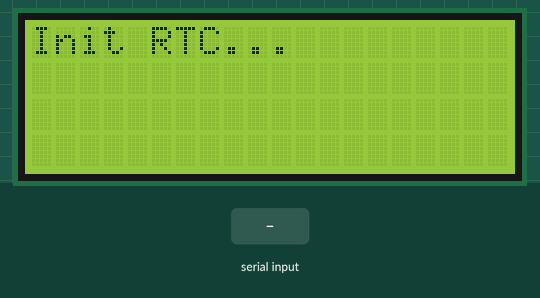
Recording of a sketch running on a simulated Arduino Uno, built with avr-gcc and run on an emulated ATmega328P. Parts: 20×4 character LCD. The inputs (shaded band) are chosen by the test bench. The local clock reads 2024-03-15 10:24:30 at power-on unless the sketch sets it; storage starts empty; the modem accepts every AT command (registered, SIM ready, sends succeed) and sends nothing else; what the sketch prints to the serial monitor is not drawn.

Above: at 3.2 s.
At 9.2 s:
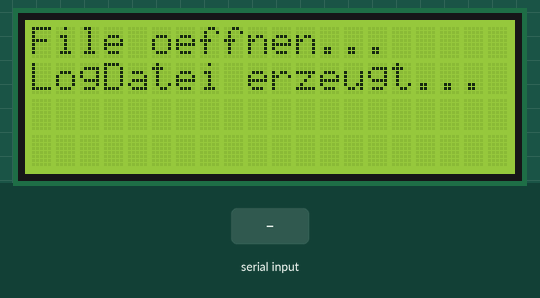
14.5 s: "A\n" received over the second serial link
At 14.8 s:
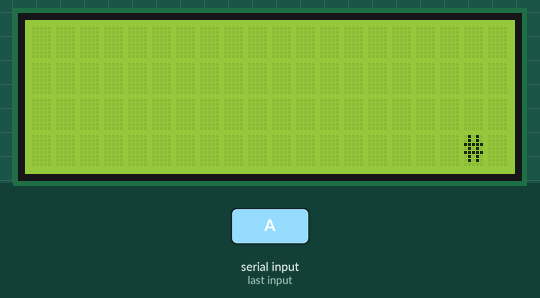
16.0 s: "D\n" received over the second serial link
17.5 s: "E\n" received over the second serial link
At 18.3 s:
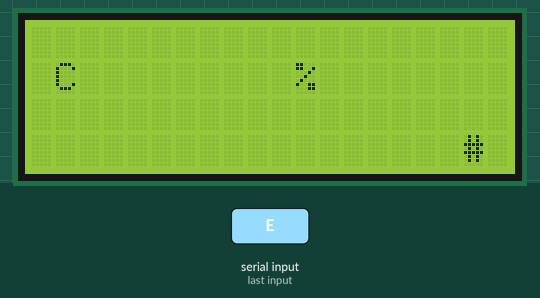
19.0 s: "F\n" received over the second serial link
20.5 s: "G\n" received over the second serial link
At 21.9 s:
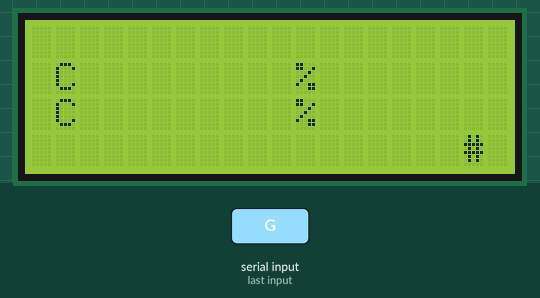
23.5 s: "H\n" received over the second serial link
At 24.1 s:
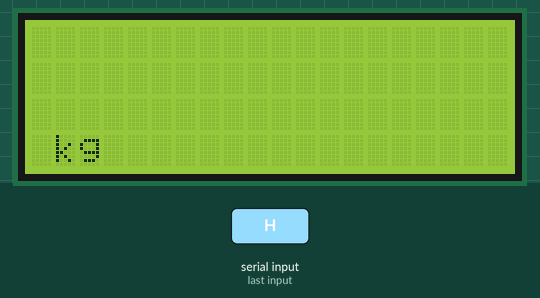
Timing chart, 0 to 26.5 s (numbered marks = the images above; inputs shaded):
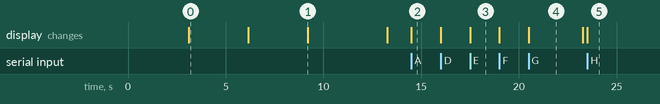

The sketch:

BeeLogger_Master_V3.ino
```cpp
/* BEE - LOGGER Mastermodul
   Arduino UNO mit Wireless Communication  HC-12
   Anzeige Display 4x20
   Echtzeituhr

   Version 2.0:     14.10.2020
    Sendeaufforderung jede Stunde (dzt 10sec) durch Senden von Stocknummer
    dzt. nur #1
    Daten über erstes Zeichen identifiziert
    Datenspeicherung auf SD-Karte
    Alarm bei deutlichem Gewichtsverlust -> Schwarm
*/
#include <Wire.h>
#include <LiquidCrystal_I2C.h>
LiquidCrystal_I2C lcd(0x27, 2, 1, 0, 4, 5, 6, 7, 3, POSITIVE); // Set the LCD I2C address
#include <SoftwareSerial.h>
//#define rxPin 5
//#define txPin 4
SoftwareSerial HC12(4, 5); // HC-12 TX Pin, HC-12 RX Pin
#include <RTClib.h>
#include <SPI.h> // SPI für SD Card
#include <SD.h> //
const String LogFileName = "Daten.csv";
const int chipSelect = 10; // Für Datenlogger Modul am Arduino Uno so lassen
RTC_DS1307 rtc;
//rtc.adjust(DateTime(2020,16,10,14,39,00));

#define TasterPin 8

char SerialBytein;
char HC12Bytein;
String HC12ReadBuffer = "";
String SerialReadBuffer = "";
String Stocknummer = "";
String Datum = "";
String Zeit = "";
String hum_out = "";
String tmp_out = "";
String hum_in = "";
String tmp_in = "";
String Gewicht = "";
String Batt = "";
String kennung = "";
String rest = "";


boolean HC12End = false;
int laenge;
int fall = 0;
unsigned long Millis;
unsigned long Millis_alt;
unsigned long Millis_alt_senden;
unsigned long time_dif;
unsigned long intervall = 10000;  // 30 sek
//************************************************************
void setup() {
  Serial.begin(9600);             // Serial port to computer
  lcd.begin(20, 4);
  lcd.clear();
  lcd.setBacklight(LOW);
  lcd.setBacklight(HIGH);
  lcd.setCursor(0, 0);
  lcd.print(F("Init SD-Card..."));
  //if (!SD.begin(chipSelect)){lcd.setCursor(0,1);lcd.print("fehlgeschlagen!");while (1);}
  lcd.setCursor(0, 1); lcd.print(F("war erfolgreich!"));
  delay(3000);

  lcd.clear();
  lcd.setCursor(0, 0);
  lcd.print(F("Init RTC..."));
  if (! rtc.begin()) {
    lcd.setCursor(0, 1);
    lcd.print(F("RTC nicht gefunden!"));
    while (1);
  }
  //rtc.adjust(DateTime(2020,10,16,18,46,00)); //ACHTUNG: Nur zum Setzten der RTC
  delay(3000);

  lcd.clear();
  lcd.setCursor(0, 0);
  lcd.print(F("Abfrage RTC..."));
  if (! rtc.isrunning()) {
    lcd.setCursor(0, 1); lcd.print(F("RTC laeuft nicht!  "));
    lcd.setCursor(0, 2); lcd.print(F("Bitte initalisieren"));
    while (1);
  }
  lcd.setCursor(0, 1); lcd.print(F("RTC funktionsbereit"));
  delay(3000);

  if (!(SD.exists(LogFileName))) {
    lcd.clear();
    lcd.setCursor(0, 0);
    lcd.print(F("File oeffnen..."));
    File LogFilePtr = SD.open(LogFileName, FILE_WRITE); // Datei zum Schreiben öffnen
    if (LogFilePtr) { // Wenn Datei zum schreiben bereit ist, schreibe Kopfzeile
      LogFilePtr.println(F("Tag;Monat;Jahr;Std;Min;"));//Stock;temp_out;hum_out;temp_in;hum_in;Gewicht;Batt;");
      //LogFilePtr.println("Start");//Stock;temp_out;hum_out;temp_in;hum_in;Gewicht;Batt;");
      lcd.setCursor(0, 1);
      lcd.print(F("LogDatei erzeugt..."));
      LogFilePtr.close(); // Datei schließen
    }
  }
  delay(3000);


  //pinMode(TasterPin, INPUT_PULLUP);
  HC12.begin(9600);               // Serial port to HC12
  if (HC12.isListening()) {
    Serial.println(F("OK"));
  }
  else {
    Serial.println(F("NOK"));
  }

  //test HC-12
  Serial.print(F("HC-12 available... "));
  HC12.write("AT+DEFAULT");
  delay(1000);
  while (HC12.available() > 0) {
    Serial.write(HC12.read());
  }
  Serial.println();
  Serial.println(F("initialization done"));

  HC12ReadBuffer.reserve(64);
  //SerialReadBuffer.reserve(64);
  lcd.clear();
  lcd.setCursor(0, 0);
  lcd.print(F("    BEE - LOGGER"));
  lcd.setCursor(0, 2);
  lcd.print(F("warte auf Daten...."));

} //End SetUp
//***************************************************
void loop() {
  DateTime now = rtc.now(); // Hole aktuelle Uhrzeit aus RTC

  // HC12 Empfangen************************
  while (HC12.available()) {        // If HC-12 has data
    HC12Bytein = HC12.read();
    if ( char (HC12Bytein) == 10 || char (HC12Bytein == 13) ) {} //CR und LF nicht speichern
    else {
      HC12ReadBuffer += char(HC12Bytein);
    }
    //Serial.print(HC12ReadBuffer);
    if (HC12Bytein == '\n') {
      HC12End = true;
    }
  }
  if (HC12End) {
    Serial.println(HC12ReadBuffer);
    Serial.println(F("----------------"));
    kennung = HC12ReadBuffer.substring(0, 1); // Erstes Zeichen ist Kennung
    rest = HC12ReadBuffer.substring(1);     // alle Zeichen ab dem Ersten  sind Daten

    if (kennung == "A") {
      Stocknummer = rest;
      lcd.setCursor(18, 3);
      lcd.print(F("#"));
      lcd.print(Stocknummer);
    }
    if (kennung == "B") {
      Zeit = rest;
      lcd.setCursor(0, 0);
      lcd.print(Zeit);
    }
    if (kennung == "C") {
      Datum = rest;
      lcd.setCursor(10, 0);
      lcd.print(Datum);
    }
    if (kennung == "D") {
      tmp_out = rest;
      lcd.setCursor(0, 1);
      lcd.print(tmp_in);
      lcd.print(" C");
    }
    if (kennung == "E") {
      hum_out = rest;
      lcd.setCursor(10, 1);
      lcd.print(hum_in);
      lcd.print(" %");
    }
    if (kennung == "F") {
      tmp_in = rest;
      lcd.setCursor(0, 2);
      lcd.print(tmp_out);
      lcd.print(" C");
    }
    if (kennung == "G") {
      hum_in = rest;
      lcd.setCursor(10, 2);
      lcd.print(hum_out);
      lcd.print(" %");
    }
    if (kennung == "H") {
      Gewicht = rest;
      lcd.setCursor(0, 3);
      lcd.print(Gewicht);
      lcd.print(" kg");
    }
    if (kennung == "I") {
      Batt = rest;
      lcd.setCursor(10, 3);
      lcd.print(Batt);
      lcd.print(" V");
    }
    /*
      String dataString = ""; // erzeuge neuen Eintrag für CSV Datei
      //dataString = String(now.day())+ ";" + String(now.month())+ ";" + String(now.year())+ ";";
      //dataString += String(now.hour()) + ";" + String(now.minute()) + ";" + String(now.second()) + ";";
      //dataString = Stocknummer +";" + tmp_in + ";" + hum_in + ";" + tmp_out + ";" + hum_out + ";" + Gewicht + ";" + Batt + ";";
      File LogFilePtr = SD.open(LogFileName, FILE_WRITE); // Datei zum Schreiben öffnen.
      if (LogFilePtr){ // Wenn Datei zum schreiben bereit ist, schreibe hinein
      //LogFilePtr.println(dataString);
      LogFilePtr.println("ABC");
      LogFilePtr.close(); // Datei schließen
      Serial.println(dataString); // Auf serieller Schnittstelle auch ausgeben
      dataString="";
      }
      else{ Serial.println("Fehler beim oeffnen");}
    */
    HC12ReadBuffer = "";
    HC12End = false;
  }
  if ((millis() - Millis_alt_senden) > intervall) { //  hier Anforderungsintervall eingeben
    lcd.clear();
    Millis_alt_senden = millis();
    HC12.println("1");
  }   // Daten von Station 1 anfordern


} //Ende loop
```

Measured:
- after the input at 14.5 s, the display: changes at once (image 2)
- after the input at 17.5 s, the display: changes at once (image 3)
- after the input at 20.5 s, the display: changes at once (image 4)
- after the input at 23.5 s, the display: changes at once (image 5)
- what the display in image 0 shows lasts 3.0 s, from 3.1 s to 6.1 s
- what the display in image 1 shows lasts 4.1 s, from 9.2 s to 13.3 s
- what the display in image 4 shows lasts 2.8 s, from 20.5 s to 23.3 s
